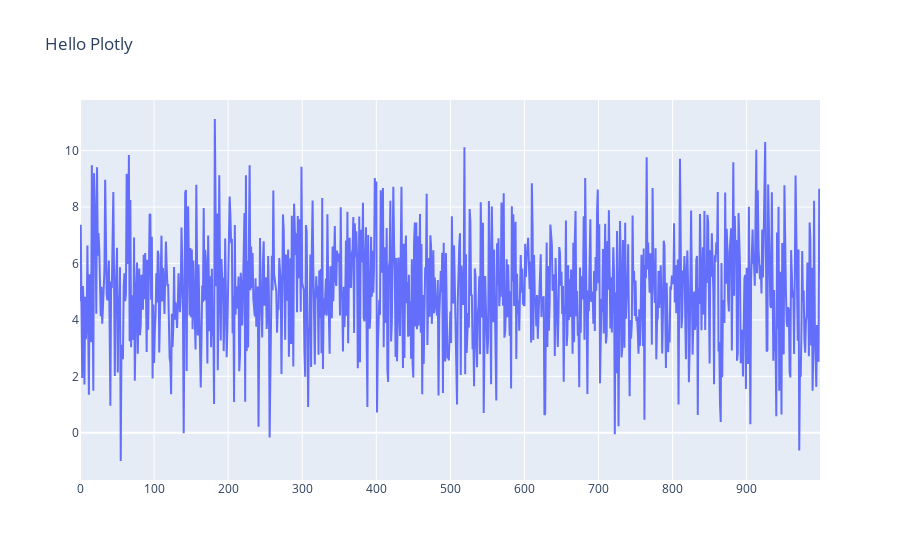

Here is the notebook cell this chart was saved with:
### Markdown cell above
### Gráficos utilizando Plotly

### Code cell
import plotly.graph_objects as go
fig = go.Figure()
fig.add_trace(go.Scatter(y=sx))
fig.update_layout(title = 'Hello Plotly')
fig.show()

### Figure 1 — Plotly figure (JSON) as saved in the notebook; plotly's stock layout.template omitted (floating-point values rounded to 4 significant figures; data arrays with more than 128 entries replaced by an {"elided": "..."} marker saying what was removed)
{"data": [{"type": "scatter", "y": {"elided": "1000 float values"}}], "layout": {"title": {"text": "Hello Plotly"}}}
